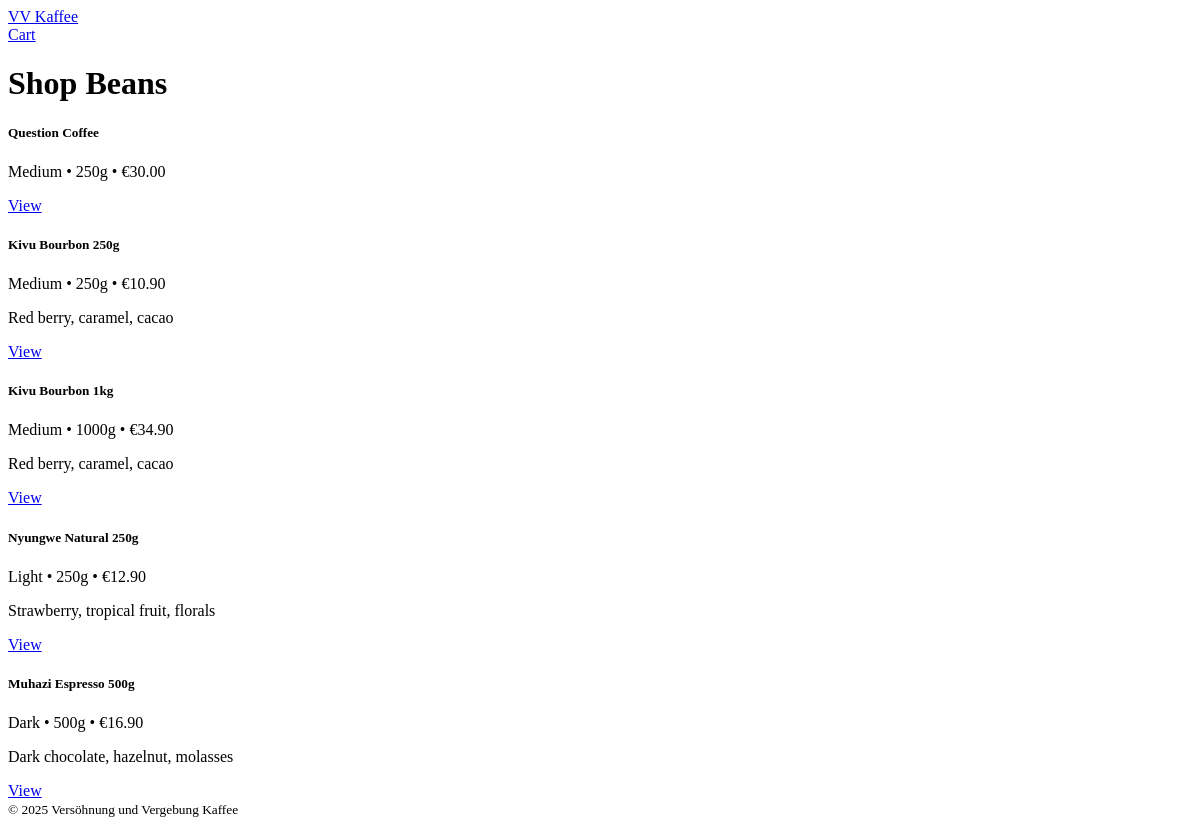
The app's page /shop/, older data.
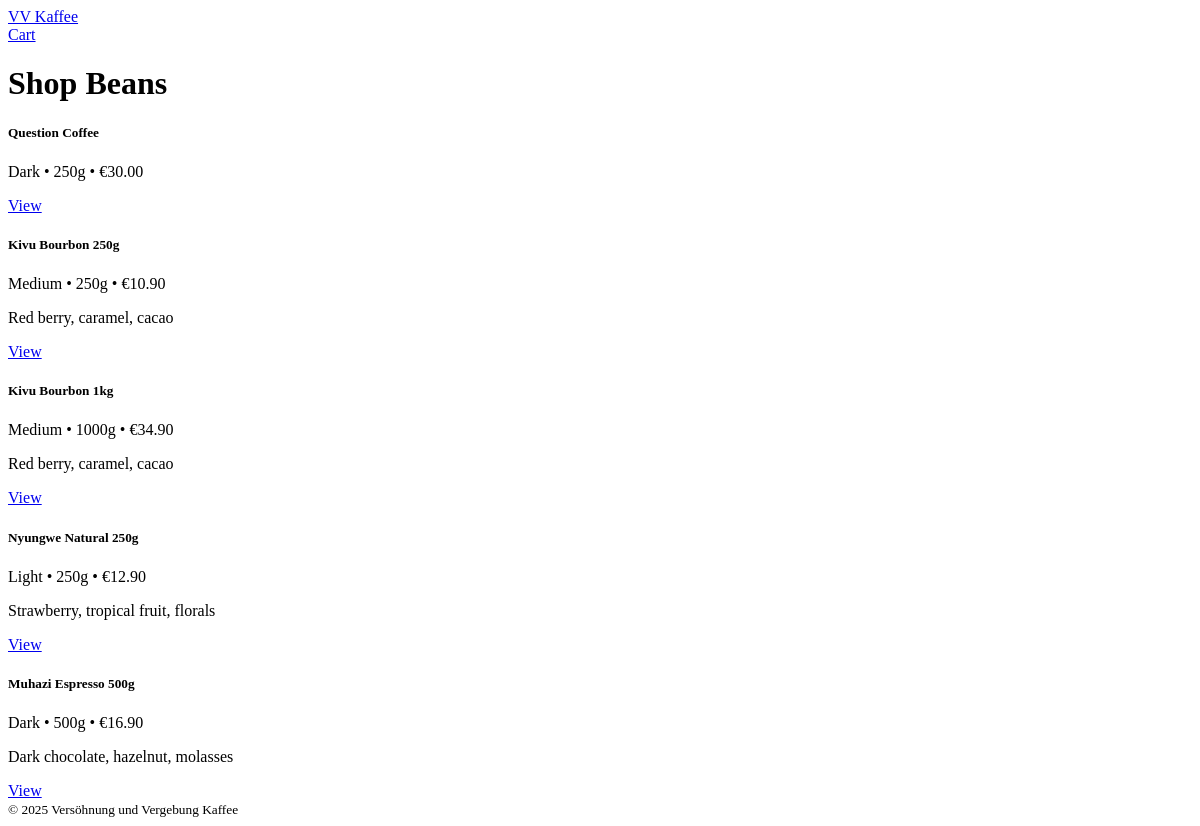
The same page, newer data.
### products/models.py (models this page shows, shortened)
class Product(models.Model):
    ROAST_CHOICES = [
        ("light", "Light Roast"),
        ("medium", "Medium Roast"),
        ("dark", "Dark Roast"),
    ]
    GRIND_CHOICES = [
        ("whole", "Whole Beans"),
        ("espresso", "Espresso Grind"),
        ("filter", "Filter Grind"),
        ("french_press", "French Press"),
    ]
    name = models.CharField(max_length=120)
    slug = models.SlugField(max_length=140, unique=True, blank=True)
    sku = models.CharField(max_length=30, unique=True)
    category = models.ForeignKey(Category, on_delete=models.SET_NULL, null=True, blank=True, related_name="products")
    origin = models.CharField(max_length=120, default="Rwanda")
    farm = models.CharField(max_length=120, blank=True)
    variety = models.CharField(max_length=120, blank=True)     # e.g., Bourbon, Jackson
    altitude_masl = models.PositiveIntegerField(null=True, blank=True)  # meters above sea level
    process = models.CharField(max_length=120, blank=True)      # e.g., Washed, Natural, Honey
    roast_type = models.CharField(max_length=20, choices=ROAST_CHOICES, default="medium")
    tasting_notes = models.CharField(max_length=200, blank=True)
    price = models.DecimalField(max_digits=8, decimal_places=2)  # EUR
    weight_grams = models.PositiveIntegerField(default=250)      # 250g, 500g, 1000g, etc.
    available_grinds = models.CharField(max_length=120, default="whole")  # comma list of GRIND_CHOICES keys
    stock = models.PositiveIntegerField(default=0)
    is_active = models.BooleanField(default=True)
    image = models.ImageField(upload_to="products/", blank=True, null=True)
    description = models.TextField(blank=True)
    created_at = models.DateTimeField(auto_now_add=True)
    updated_at = models.DateTimeField(auto_now=True)
    class Meta:
        ordering = ["name"]
        indexes = [
            models.Index(fields=["slug"]),
            models.Index(fields=["sku"]),
        ]
    def get_absolute_url(self):
        return reverse("products:detail", kwargs={"slug": self.slug})

### products/views.py (the view)
# urls.py: path("", views.ProductListView.as_view(), name="list"),
class ProductListView(ListView):
    model = Product
    template_name = "products/product_list.html"
    context_object_name = "products"
    paginate_by = 12
    def get_queryset(self):
        return Product.objects.filter(is_active=True).order_by("-created_at")

### cart/context_processors.py (called while the page is built)
def cart_summary(request):
    cart = request.session.get(CART_SESSION_KEY, {})
    item_count = sum(int(item.get("quantity", 0)) for item in cart.values())
    subtotal = sum(
        Decimal(item["price"]) * int(item["quantity"]) for item in cart.values()
    ) if cart else Decimal("0.00")
    shipping = Decimal("0.00") if subtotal >= Decimal("39.00") else (Decimal("4.90") if subtotal > 0 else Decimal("0.00"))
    total = (subtotal + shipping).quantize(Decimal("0.01"))
    return {
        "cart_item_count": item_count,
        "cart_subtotal": subtotal.quantize(Decimal("0.01")),
        "cart_total": total,
    }

### products/templates/products/product_list.html (shortened to what this page needs)
{% extends "base.html" %}
{% block content %}
  <h1 class="mb-4">Shop Beans</h1>
  {% if products %}
    <div class="row g-4">
      {% for p in products %}
        <div class="col-12 col-sm-6 col-md-4 col-lg-3">
          <div class="card h-100">
            <div class="card-body d-flex flex-column">
              <h5 class="card-title">{{ p.name }}</h5>
              <p class="mb-1 text-muted">
                {{ p.roast_type|title }} • {{ p.weight_grams }}g • €{{ p.price }}
              </p>
              {% if p.tasting_notes %}
                <p class="small text-secondary mb-2">{{ p.tasting_notes }}</p>
              {% endif %}
              <a href="{{ p.get_absolute_url }}" class="mt-auto btn btn-primary">View</a>
            </div>
          </div>
        </div>
      {% endfor %}
    </div>
  {% else %}
    <p>No products yet. Check back soon!</p>
  {% endif %}
{% endblock %}

Row changes from the older to the newer data that the page shows:
changed Product "Question Coffee": roast_type "Medium" → "Dark"
